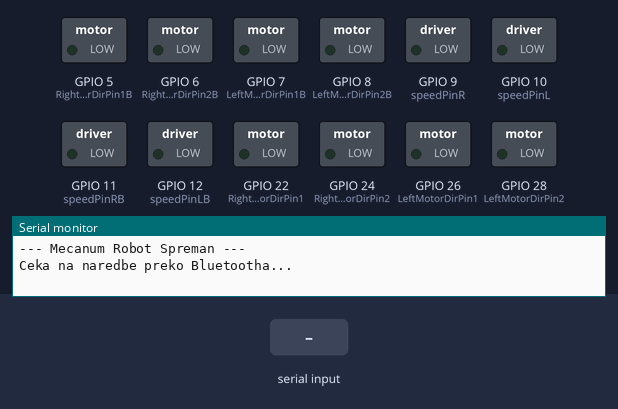
Simulated run of this sketch. Board: ESP32. On the bench: switched loads named in the sketch (green lamp = pin HIGH), the last lines printed to the serial monitor. The inputs (shaded band) are chosen by the test bench.

Above: at 1.2 s.
1.3 s: "F" received over the second serial link
At 1.7 s:
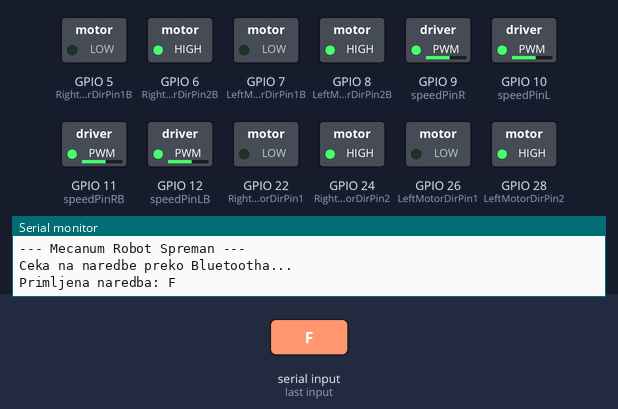
2.8 s: "B" received over the second serial link
At 4.0 s:
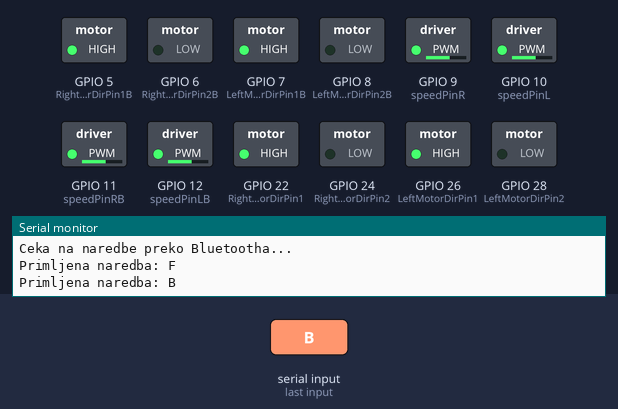
4.3 s: "L" received over the second serial link
At 5.2 s:
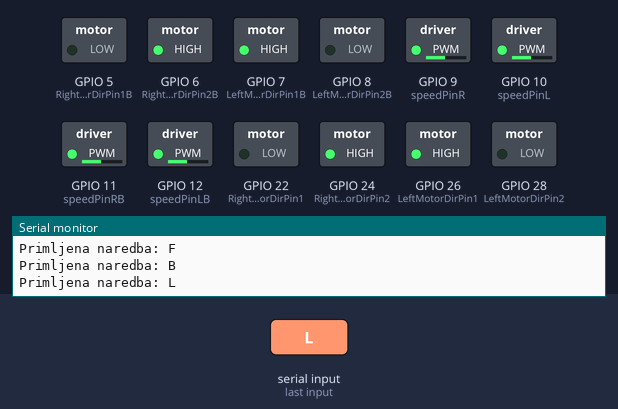
5.8 s: "R" received over the second serial link
At 6.3 s:
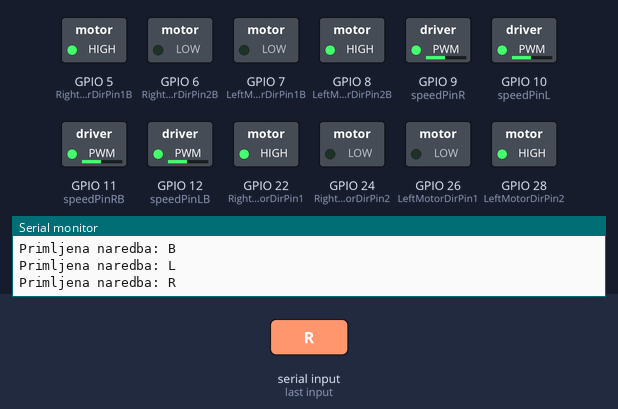
7.3 s: "S" received over the second serial link
At 8.5 s:
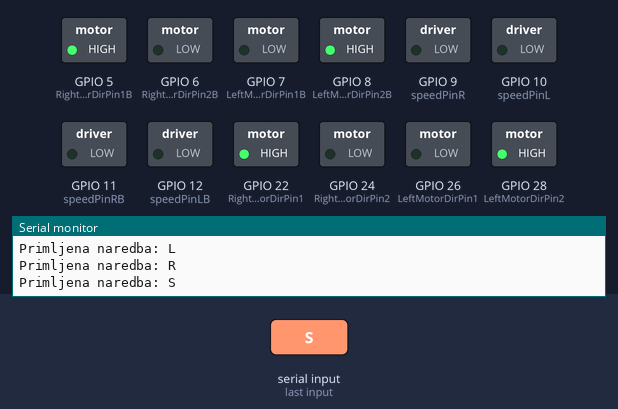
8.8 s: "G" received over the second serial link
At 9.9 s:
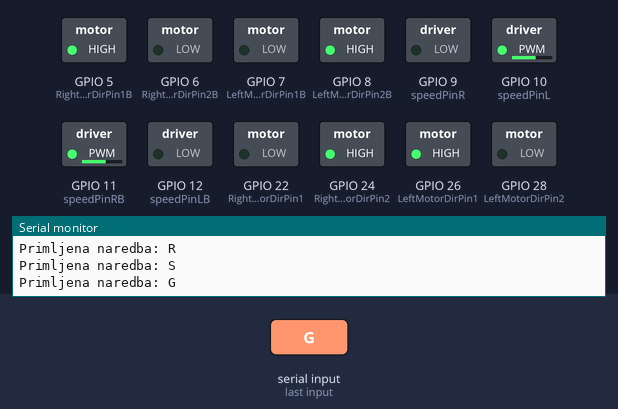
Timing chart, 0 to 11.3 s (numbered marks = the images above; inputs shaded):
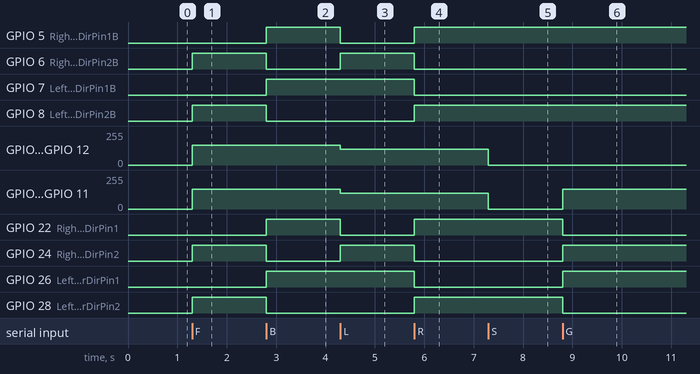

Measured:
- after the input at 1.3 s, GPIO 6 (RightMotorDirPin2B), GPIO 8 (LeftMotorDirPin2B), GPIO 24 (RightMotorDirPin2), GPIO 28 (LeftMotorDirPin2): LOW → HIGH at once; GPIO 9 (speedPinR), GPIO 10 (speedPinL), GPIO 11 (speedPinRB), GPIO 12 (speedPinLB): 0/255 → 150/255 at once
- after the input at 2.8 s, GPIO 5 (RightMotorDirPin1B), GPIO 7 (LeftMotorDirPin1B), GPIO 22 (RightMotorDirPin1), GPIO 26 (LeftMotorDirPin1): LOW → HIGH at once; GPIO 6 (RightMotorDirPin2B), GPIO 8 (LeftMotorDirPin2B), GPIO 24 (RightMotorDirPin2), GPIO 28 (LeftMotorDirPin2): HIGH → LOW at once
- after the input at 4.3 s, GPIO 5 (RightMotorDirPin1B), GPIO 22 (RightMotorDirPin1): HIGH → LOW at once; GPIO 6 (RightMotorDirPin2B), GPIO 24 (RightMotorDirPin2): LOW → HIGH at once; GPIO 9 (speedPinR), GPIO 10 (speedPinL), GPIO 11 (speedPinRB), GPIO 12 (speedPinLB): 150/255 → 120/255 at once
- after the input at 5.8 s, GPIO 5 (RightMotorDirPin1B), GPIO 8 (LeftMotorDirPin2B), GPIO 22 (RightMotorDirPin1), GPIO 28 (LeftMotorDirPin2): LOW → HIGH at once; GPIO 6 (RightMotorDirPin2B), GPIO 7 (LeftMotorDirPin1B), GPIO 24 (RightMotorDirPin2), GPIO 26 (LeftMotorDirPin1): HIGH → LOW at once
- after the input at 7.3 s, GPIO 9 (speedPinR), GPIO 10 (speedPinL), GPIO 11 (speedPinRB), GPIO 12 (speedPinLB): 120/255 → 0/255 at once
- after the input at 8.8 s, GPIO 10 (speedPinL), GPIO 11 (speedPinRB): 0/255 → 150/255 at once; GPIO 22 (RightMotorDirPin1), GPIO 28 (LeftMotorDirPin2): HIGH → LOW at once; GPIO 24 (RightMotorDirPin2), GPIO 26 (LeftMotorDirPin1): LOW → HIGH at once

The sketch:

BluetoothDC.ino
```cpp
/********************************************************************************
 * @file    Mecanum_Robot_Prilagodjene_Naredbe.ino
 * @author  Tim Juraj Dobrila I (prilagodio AI Assistant)
 * @version 1.0
 * @date    16.10.2025.
 *
 * @brief   Ovaj kod upravlja Mecanum robotom s DC motorima putem Bluetootha.
 * Originalni kod proizvođača je prilagođen da koristi jednostavne,
 * jednoznakovne naredbe, identične onima iz primjera za ESP32.
 * Kompleksno parsiranje podataka je uklonjeno radi jednostavnosti.
 *
 * @upute
 * 1. Spojite HC-02 (ili sličan) Bluetooth modul na Serial1 (TX->18, RX->19).
 * 2. Učitajte ovaj kod na vašu Arduino Mega ploču.
 * 3. Spojite se na Bluetooth modul pomoću "Serial Bluetooth Terminal" aplikacije.
 * 4. Šaljite jednoznakovne naredbe za upravljanje.
 *
 * ### MAPA NAREDBI ###
 * 'F': Naprijed
 * 'B': Nazad
 * 'L': Okret u mjestu ulijevo
 * 'R': Okret u mjestu udesno
 * 'S': Stani
 * 'G': Dijagonalno naprijed-lijevo
 * 'I': Dijagonalno naprijed-desno
 * 'H': Dijagonalno nazad-lijevo
 * 'J': Dijagonalno nazad-desno
 *
 * Brzina (0-9, q):
 * '0'-'9': Postavlja brzinu od 0% do 90%
 * 'q': Postavlja maksimalnu brzinu (100%)
 ********************************************************************************/


//==============================================================================
// 1. HARDVERSKE POSTAVKE (preuzeto od proizvođača)
//==============================================================================
// Ovdje su sačuvane sve originalne definicije pinova i konstanti za brzine.

#define MAX_SPEED  150
#define MIN_SPEED  70
#define TURN_SPEED  120
#define SLOW_TURN_SPEED  80
#define BACK_SPEED  90

// Pinovi za prednje motore (spojeni na driver B)
#define speedPinR 9   //  PWM za prednji desni motor
#define RightMotorDirPin1  22
#define RightMotorDirPin2  24
#define LeftMotorDirPin1  26
#define LeftMotorDirPin2  28
#define speedPinL 10  //  PWM za prednji lijevi motor

// Pinovi za stražnje motore (spojeni na driver A)
#define speedPinRB 11  // PWM za stražnji desni motor
#define RightMotorDirPin1B  5
#define RightMotorDirPin2B 6
#define LeftMotorDirPin1B 7
#define LeftMotorDirPin2B 8
#define speedPinLB 12   // PWM za stražnji lijevi motor

// Globalna varijabla za brzinu kretanja
int move_speed = 150; // Početna brzina (0-255)


//==============================================================================
// 2. SETUP - Inicijalizacija Robota
//==============================================================================
void setup() {
  // Inicijalizacija svih pinova motora kao izlaznih
  init_GPIO();

  // Pokretanje serijske komunikacije preko USB-a za debugging
  Serial.begin(9600);

  // Pokretanje serijske komunikacije za Bluetooth modul na portu Serial1
  Serial1.begin(9600);

  Serial.println("--- Mecanum Robot Spreman ---");
  Serial.println("Ceka na naredbe preko Bluetootha...");

  // Osiguraj da svi motori stoje na početku
  stop_stop();
}

//==============================================================================
// 3. GLAVNA PETLJA (LOOP) - Novi, jednostavniji "Mozak"
//==============================================================================
void loop() {
  // Provjeri je li stigao podatak preko Bluetootha (Serial1)
  if (Serial1.available()) {
    // Pročitaj primljeni znak
    char naredba = Serial1.read();

    // Ispiši primljenu naredbu na USB Serial Monitor radi provjere
    Serial.print("Primljena naredba: ");
    Serial.println(naredba);

    // SWITCH NAREDBA - Odabir akcije na temelju primljenog znaka
    switch (naredba) {
      // Naredbe za kretanje (prema ESP32 kodu)
      case 'F': go_advance(move_speed, move_speed); break;
      case 'B': go_back(move_speed, move_speed); break;
      case 'L': left_turn(TURN_SPEED); break;
      case 'R': right_turn(TURN_SPEED); break;
      case 'S': stop_stop(); break;

      // Dijagonalne kretnje (prilagođeno mapiranje)
      // ESP32 'G' (lijevo naprijed) -> Mecanum dijagonala lijevo naprijed
      case 'G': left_shift(move_speed, 0, move_speed, 0); break;
      // ESP32 'I' (desno naprijed) -> Mecanum dijagonala desno naprijed
      case 'I': right_shift(0, move_speed, 0, move_speed); break;
      // ESP32 'H' (lijevo natrag) -> Mecanum dijagonala lijevo natrag
      case 'H': left_shift(0, move_speed, 0, move_speed); break;
      // ESP32 'J' (desno natrag) -> Mecanum dijagonala desno natrag
      case 'J': right_shift(move_speed, 0, move_speed, 0); break;

      // Naredbe za postavljanje brzine (0-255)
      case '0': move_speed = 0; break;
      case '1': move_speed = 50; break;
      case '2': move_speed = 75; break;
      case '3': move_speed = 100; break;
      case '4': move_speed = 125; break;
      case '5': move_speed = 150; break;
      case '6': move_speed = 175; break;
      case '7': move_speed = 200; break;
      case '8': move_speed = 225; break;
      case '9': move_speed = 250; break;
      case 'q': move_speed = 255; break;
    }
  }
}


//==============================================================================
// 4. NISKA RAZINA - Upravljanje Motorima (sačuvano od proizvođača)
//==============================================================================
// Sve funkcije ispod su originalne funkcije proizvođača za kontrolu
// Mecanum kotača. One ostaju nepromijenjene.

/* Inicijalizacija pinova */
void init_GPIO() {
  pinMode(RightMotorDirPin1, OUTPUT);
  pinMode(RightMotorDirPin2, OUTPUT);
  pinMode(speedPinL, OUTPUT);
  pinMode(LeftMotorDirPin1, OUTPUT);
  pinMode(LeftMotorDirPin2, OUTPUT);
  pinMode(speedPinR, OUTPUT);
  pinMode(RightMotorDirPin1B, OUTPUT);
  pinMode(RightMotorDirPin2B, OUTPUT);
  pinMode(speedPinLB, OUTPUT);
  pinMode(LeftMotorDirPin1B, OUTPUT);
  pinMode(LeftMotorDirPin2B, OUTPUT);
  pinMode(speedPinRB, OUTPUT);
}

/* Funkcije za složene pokrete */
void right_shift(int speed_fl_fwd, int speed_rl_bck, int speed_rr_fwd, int speed_fr_bck) {
  FL_fwd(speed_fl_fwd);
  RL_bck(speed_rl_bck);
  RR_fwd(speed_rr_fwd);
  FR_bck(speed_fr_bck);
}
void left_shift(int speed_fl_bck, int speed_rl_fwd, int speed_rr_bck, int speed_fr_fwd){
   FL_bck(speed_fl_bck);
   RL_fwd(speed_rl_fwd);
   RR_bck(speed_rr_bck);
   FR_fwd(speed_fr_fwd);
}
void go_advance(int left_speed, int right_speed){
   RL_fwd(left_speed);
   RR_fwd(right_speed);
   FR_fwd(right_speed);
   FL_fwd(left_speed);
}
void go_back(int left_speed, int right_speed){
   RL_bck(left_speed);
   RR_bck(right_speed);
   FR_bck(right_speed);
   FL_bck(left_speed);
}
void left_turn(int speed){
   RL_bck(speed);
   RR_fwd(speed);
   FR_fwd(speed);
   FL_bck(speed);
}
void right_turn(int speed){
   RL_fwd(speed);
   RR_bck(speed);
   FR_bck(speed);
   FL_fwd(speed);
}
void clockwise(int speed){
   RL_fwd(speed);
   RR_bck(speed);
   FR_bck(speed);
   FL_fwd(speed);
}
void countclockwise(int speed){
   RL_bck(speed);
   RR_fwd(speed);
   FR_fwd(speed);
   FL_bck(speed);
}

/* Funkcije za kontrolu pojedinih kotača */
void FR_fwd(int speed) { //front-right wheel forward turn
  digitalWrite(RightMotorDirPin1,LOW);
  digitalWrite(RightMotorDirPin2,HIGH);
  analogWrite(speedPinR,speed);
}
void FR_bck(int speed) { // front-right wheel backward turn
  digitalWrite(RightMotorDirPin1,HIGH);
  digitalWrite(RightMotorDirPin2,LOW);
  analogWrite(speedPinR,speed);
}
void FL_fwd(int speed) { // front-left wheel forward turn
  digitalWrite(LeftMotorDirPin1,LOW);
  digitalWrite(LeftMotorDirPin2,HIGH);
  analogWrite(speedPinL,speed);
}
void FL_bck(int speed) { // front-left wheel backward turn
  digitalWrite(LeftMotorDirPin1,HIGH);
  digitalWrite(LeftMotorDirPin2,LOW);
  analogWrite(speedPinL,speed);
}
void RR_fwd(int speed) { //rear-right wheel forward turn
  digitalWrite(RightMotorDirPin1B, LOW);
  digitalWrite(RightMotorDirPin2B,HIGH);
  analogWrite(speedPinRB,speed);
}
void RR_bck(int speed) { //rear-right wheel backward turn
  digitalWrite(RightMotorDirPin1B, HIGH);
  digitalWrite(RightMotorDirPin2B,LOW);
  analogWrite(speedPinRB,speed);
}
void RL_fwd(int speed) { //rear-left wheel forward turn
  digitalWrite(LeftMotorDirPin1B,LOW);
  digitalWrite(LeftMotorDirPin2B,HIGH);
  analogWrite(speedPinLB,speed);
}
void RL_bck(int speed) { //rear-left wheel backward turn
  digitalWrite(LeftMotorDirPin1B,HIGH);
  digitalWrite(LeftMotorDirPin2B,LOW);
  analogWrite(speedPinLB,speed);
}
void stop_stop() { //Stop
 analogWrite(speedPinLB,0);
 analogWrite(speedPinRB,0);
 analogWrite(speedPinL,0);
 analogWrite(speedPinR,0);
}
```
